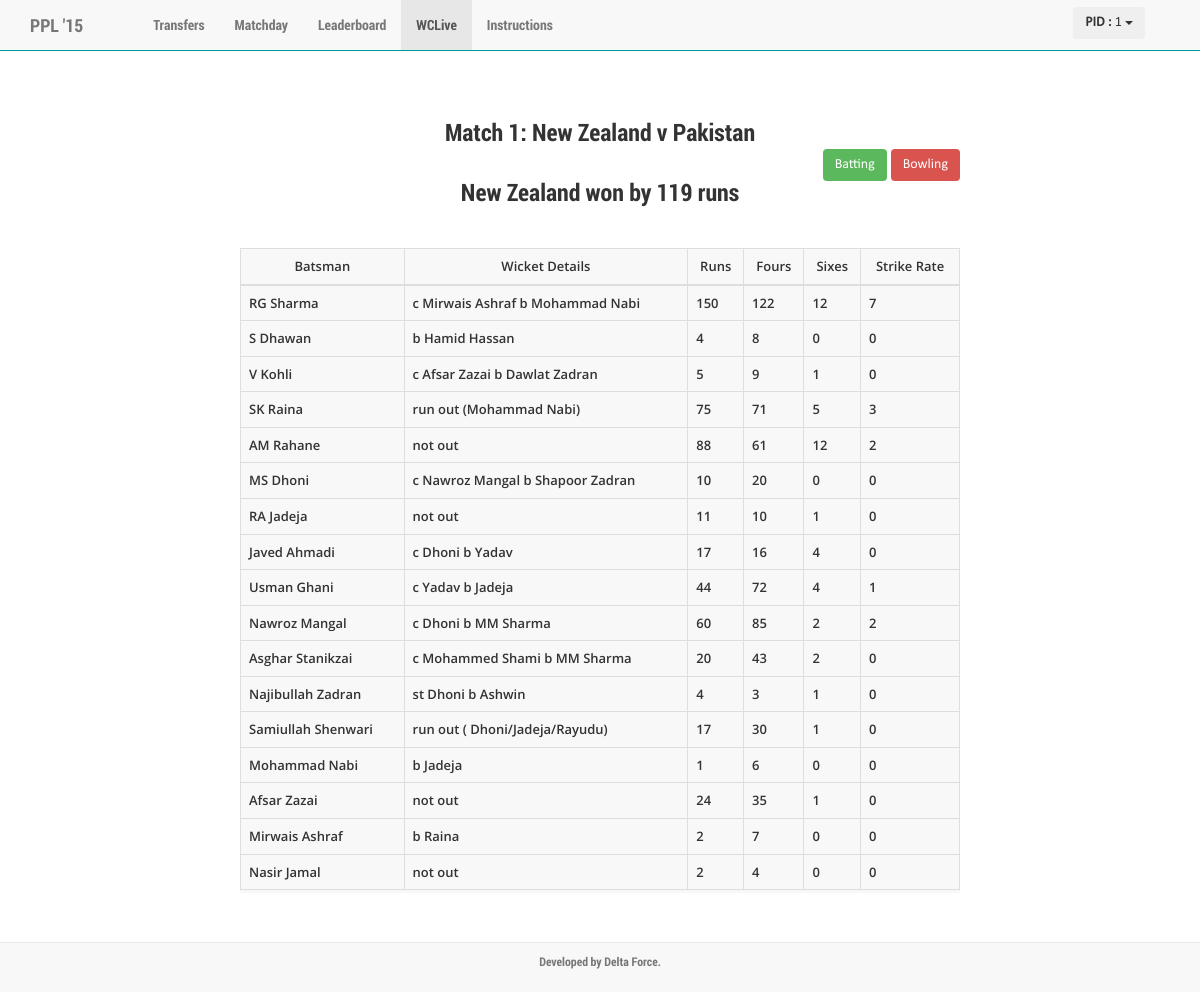
Screenshot of /wclive/wclive.php (signed in) with the database file from the repository.
### tables this page shows
CREATE TABLE IF NOT EXISTS `displayBatting` (
  `playerName` varchar(40) NOT NULL,
  `wicketInfo` varchar(40) NOT NULL,
  `runs` int(11) NOT NULL,
  `four` int(11) NOT NULL,
  `six` int(11) NOT NULL,
  `strikeRate` float NOT NULL
);

### wclive/wclive.php (the view, shortened to what this page needs)
<?php
$user = $_SESSION['user'];
?>
<html>
  <head>
    <link rel="stylesheet" href="./../includes/css/bootstrap.css">
    <link rel="stylesheet" href="./../includes/css/common.css">
    <link rel="stylesheet" href="./wclive.css">
  </head>
  <body>
    <nav class="header navbar navbar-default navbar-fixed-top">
      <div class="container">
        <div class="navbar-header">
          <a class="navbar-brand" href="../home/home.php">PPL '15</a>
        </div>
        <div id="navbar" class="collapse navbar-collapse">
          <ul class="nav navbar-nav">
            <li><a href="../transfers/transfers.php">Transfers</a></li>
            <li><a href="../matchday/matchday.php">Matchday</a></li>
            <li><a href="../leaderboard/leaderboard.php">Leaderboard</a></li>
            <li class="active"><a href="../wclive/wclive.php">WCLive</a></li>
            <li><a href="../instructions/instructions.php">Instructions</a></li>
            </ul>
            <div class="navbar-header navbar-right">
                <div class="dropdown" style="margin-top:10%">
                <button class="btn dropdown-toggle" type="button" id="dropdownMenu1" data-toggle="dropdown" aria-expanded="true">
                    <b>PID :</b> <?php echo $user ?>
                <span class="caret"></span>
                </button>
                </div>
            </div>
      </div>
      </div>
    </nav>
    <h3 id="matchBetween"><center>Match 1: New Zealand v Pakistan</center></h3>
    <h3 id="matchWinner"><center>New Zealand won by 119 runs</center></h3>
    <div id="choices">
        <button id="choiceBatting" class="btn">Batting</button>
        <button id="choiceBowling" class="btn">Bowling</button>
    </div>
    <div class="data-container">
    <div class="table-responsive">
    <table id="battingTable" class="table table-bordered">
        <thead>
            <tr>
                <th>Batsman</th>
                <th>Wicket Details</th>
                <th>Runs</th>
                <th>Fours</th>
                <th>Sixes</th>
                <th>Strike Rate</th>
            </tr>
        </thead>
        <tbody>
            <?php
    $battingDetailsQuery = "SELECT * FROM displayBatting";
    $battingDetailsResult = mysql_query($battingDetailsQuery);
    for($i=0;$i<mysql_num_rows($battingDetailsResult);$i++)
    {
        echo("<tr>");
        $batsman        = mysql_result($battingDetailsResult,$i,"playerName");
        $wicketDetails  = mysql_result($battingDetailsResult,$i,"wicketInfo");
        $runs           = mysql_result($battingDetailsResult,$i,"runs");
        $fours          = mysql_result($battingDetailsResult,$i,"four");
        $six            = mysql_result($battingDetailsResult,$i,"six");
        $srate          = mysql_result($battingDetailsResult,$i,"strikeRate");
        echo("<td>$batsman</td>");
        echo("<td>$wicketDetails</td>");
        echo("<td>$runs</td>");
        echo("<td>$fours</td>");
        echo("<td>$six</td>");
        echo("<td>$srate</td>");
        echo("</tr>");
    }
            ?>
    </tbody>
    </table>
    </div>
    </div>
    <nav class=" footer navbar navbar-default navbar-fixed-bottom">
        <div class="footer">
            <p>Developed by <b>Delta Force.</b></p>
        </div>
    </nav>
  </body>
</html>

### includes/css/common.css (style rules this page uses)
body { width:100%; }
.navbar-header { padding:0px 40px 0px 0px; }
.header { font-family:"Roboto"; border-bottom:1px solid #099; }
.footer p { color:#777; padding-top:10px; font-size:12px; text-align:center; font-family:"Roboto"; }
.btn { border: none; }
th { text-align:center; }
.btn { font-family:"Calibri"; }
.table { font-family:"OpenSans"; font-size:13px; }

### wclive/wclive.css (style rules this page uses)
#matchBetween { position:absolute; top:12%; left:0; right:0; margin:auto; font-family:"Roboto"; }
#matchWinner { position:absolute; top:18%; left:0; right:0; margin:auto; font-family:"Roboto"; }
.data-container { position:absolute; height:65%; width:60%; top:25%; background-color:#f8f8f8; left:20%; overflow-y: scroll; text-align: center; cursor:pointer; }
#choices { position:absolute; top:15%; right:20%; }

### rows the page displays
displaybatting: playerName "RG Sharma", wicketInfo "c Mirwais Ashraf b Mohammad Nabi", runs "150", four "122", six "12", strikeRate "7"
displaybatting: playerName "S Dhawan", wicketInfo "b Hamid Hassan", runs "4", four "8", six "0", strikeRate "0"
displaybatting: playerName "V Kohli", wicketInfo "c Afsar Zazai b Dawlat Zadran", runs "5", four "9", six "1", strikeRate "0"
displaybatting: playerName "SK Raina", wicketInfo "run out (Mohammad Nabi)", runs "75", four "71", six "5", strikeRate "3"
displaybatting: playerName "AM Rahane", wicketInfo "not out", runs "88", four "61", six "12", strikeRate "2"
displaybatting: playerName "MS Dhoni", wicketInfo "c Nawroz Mangal b Shapoor Zadran", runs "10", four "20", six "0", strikeRate "0"
displaybatting: playerName "RA Jadeja", wicketInfo "not out", runs "11", four "10", six "1", strikeRate "0"
displaybatting: playerName "Javed Ahmadi", wicketInfo "c Dhoni b Yadav", runs "17", four "16", six "4", strikeRate "0"
displaybatting: playerName "Usman Ghani", wicketInfo "c Yadav b Jadeja", runs "44", four "72", six "4", strikeRate "1"
displaybatting: playerName "Nawroz Mangal", wicketInfo "c Dhoni b MM Sharma", runs "60", four "85", six "2", strikeRate "2"
displaybatting: playerName "Asghar Stanikzai", wicketInfo "c Mohammed Shami b MM Sharma", runs "20", four "43", six "2", strikeRate "0"
displaybatting: playerName "Najibullah Zadran", wicketInfo "st Dhoni b Ashwin", runs "4", four "3", six "1", strikeRate "0"
displaybatting: playerName "Samiullah Shenwari", wicketInfo "run out ( Dhoni/Jadeja/Rayudu)", runs "17", four "30", six "1", strikeRate "0"
displaybatting: playerName "Mohammad Nabi", wicketInfo "b Jadeja", runs "1", four "6", six "0", strikeRate "0"
displaybatting: playerName "Afsar Zazai", wicketInfo "not out", runs "24", four "35", six "1", strikeRate "0"
displaybatting: playerName "Mirwais Ashraf", wicketInfo "b Raina", runs "2", four "7", six "0", strikeRate "0"
displaybatting: playerName "Nasir Jamal", wicketInfo "not out", runs "2", four "4", six "0", strikeRate "0"

### other values shown
$user "1"
